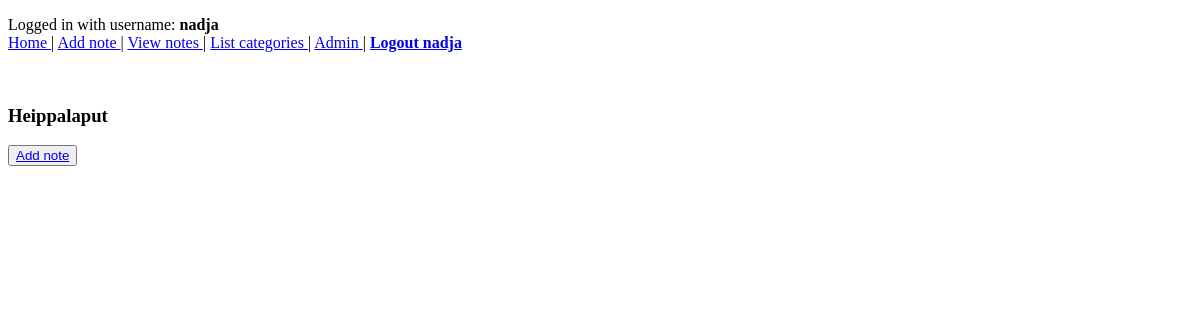
The app's page /listnotes (signed in), older data.
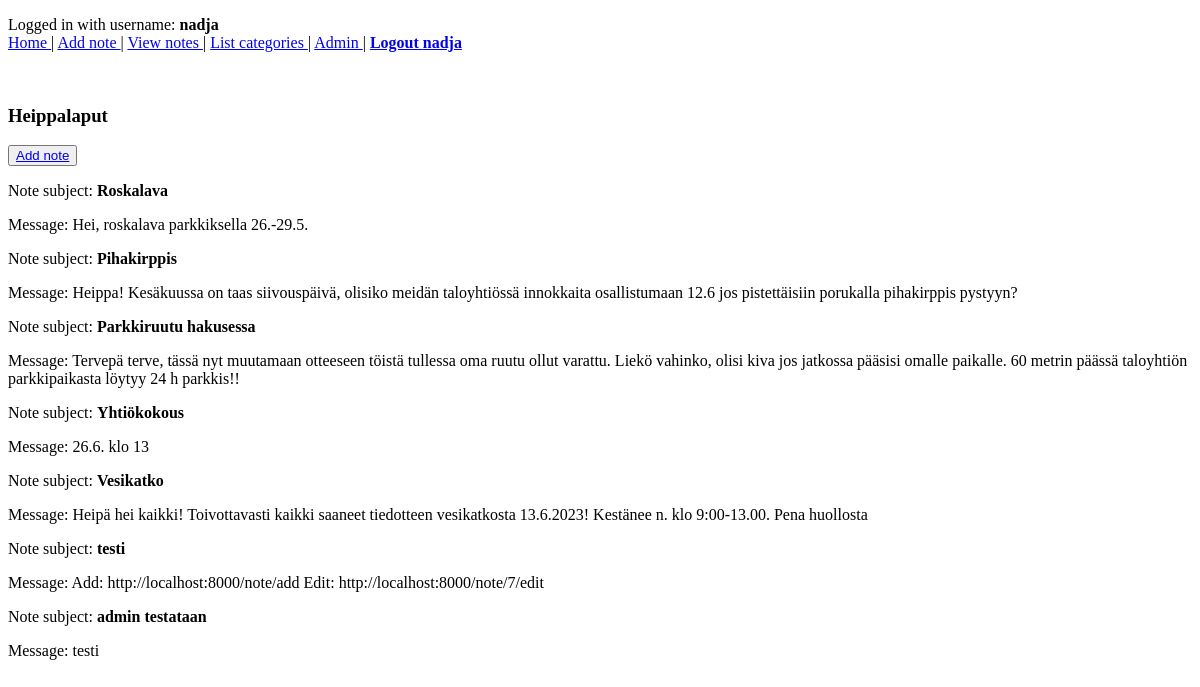
The same page, newer data.
### notes/models.py (models this page shows, shortened)
class Note(models.Model):
    subject = models.CharField(max_length=100)
    message = models.TextField(max_length=500)
    person = models.ForeignKey(Person, on_delete=models.CASCADE, null=True, blank=True, related_name="notes")

### notes/views.py (the view)
# urls.py: path('listnotes', NoteListView.as_view()),
class NoteListView(LoginRequiredMixin, ListView):
    model = Note

### DISABLED001_notes/templates/notes/note_list.html (shortened to what this page needs)
{% extends "notes/base.html" %}
{% block "content" %}
  <h3>Heippalaput</h3>
  <p>
    <button><a href="note/add"> Add note </a></button>
  </p>
  {% for object in  object_list %}
    <p>	Note subject:
    	<b> {{ object.subject }}  </b>
      <br>
	</p>
	<p>
      Message:
      {{ object.message }}
    </p>
  {% endfor %}
{% endblock "content" %}

Row changes from the older to the newer data that the page shows:
added Note: subject "Roskalava", message "Hei, roskalava parkkiksella 26.-29.5."
added Note: subject "Pihakirppis", message "Heippa! Kesäkuussa on taas siivouspäivä, olisiko meidän taloyhtiössä innokkaita osallistumaan 12.6 jos pistettäisiin porukalla pihakirppis pystyyn?"
added Note: subject "Parkkiruutu hakusessa", message "Tervepä terve, tässä nyt muutamaan otteeseen töistä tullessa oma ruutu ollut varattu. Liekö vahinko, olisi kiva jos jatkossa pääsisi omalle paikalle. 60 metrin päässä taloyhtiön parkkipaikasta löytyy 24 h parkkis!!"
added Note: subject "Yhtiökokous", message "26.6. klo 13"
added Note: subject "Vesikatko", message "Heipä hei kaikki! Toivottavasti kaikki saaneet tiedotteen vesikatkosta 13.6.2023! Kestänee n. klo 9:00-13.00. Pena huollosta"
added Note: subject "testi", message "Add: http://localhost:8000/note/add Edit: http://localhost:8000/note/7/edit"
added Note: subject "admin testataan", message "testi"
